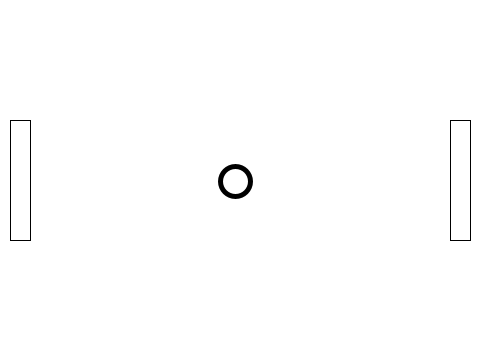
Frame 1 (no input)
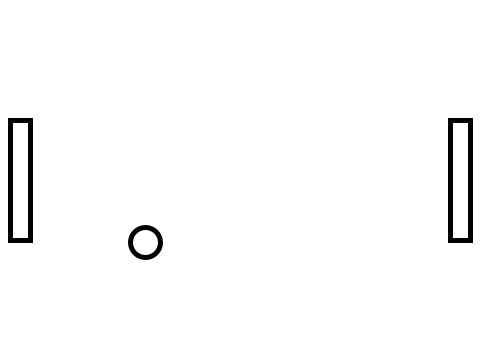
Frame 60 (the mouse pressed at the canvas centre just before this capture)
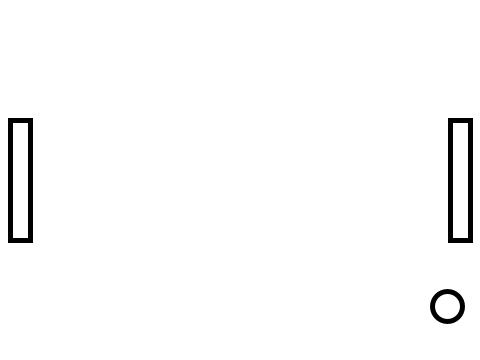
Frame 120 (the mouse held since frame 60 and released just before this capture)

The Processing sketch that drew these frames (run headless with seeded random() and noise(); from frame 60 on, the mouse is pressed at the canvas centre):

// Processing sketch: myPongWithPaddleMovableInteractiveBouncingVariableAngleExperime
// ── myPongWithPaddleMovableInteractiveBouncingVariableAngleExperime.pde
//myPongWithPaddleMovableInteractiveBouncingVariableAngleExperiment
        
    class Paddle {
        
        int x;
        int y;
        int w;
        int h;
        char up;
        char down;
                
        Paddle(int x_, int y_, int w_, int h_, char up_, char down_) {
            x = x_;
            y = y_;
            w = w_;
            h = h_;
            up = up_;
            down = down_;
        }
        
        //키보드를 누르면 위/아래로 움직입니다
        void update(char key) {
            if (key == up) {
                y -= 10;
                y = constrain(y, 0, height);
            }
            else if (key == down) {
                y += 10;
                y = constrain(y, 0, height - h);
            }
        }
        
        void display() {
            rect(x, y, w, h);
        }
    }
        
    class Ball {
        PVector location;
        PVector velocity;
        PVector acceleration;
        
        float radius = 15;
    
        Ball() {
            location = new PVector(width / 2, height / 2);
            velocity = PVector.random2D().mult(5);
            acceleration = new PVector(0, 0);
        }
        
        //공의 속도와 위치를 업데이트 합니다
        void move() {
            velocity.add(acceleration);
            location.add(velocity);
                
                
            //오른쪽 벽에 닿이면
            if (location.x > width - radius) {
                println("Ball reached right border.");
                println("Player one won the game!.");
                location = new PVector(width / 2, height / 2);
                //임의의 방향으로 새 게임을 시작합니다
                velocity = PVector.random2D().mult(5);
            }
            //왼쪽 벽에 닿이면
            else if (location.x < 0 + radius) {
                println("Ball reached right border.");
                println("Player two won the game!.");
                location = new PVector(width / 2, height / 2);
                //임의의 방향으로 새 게임을 시작합니다
                velocity = PVector.random2D().mult(5);
            }
            //아래쪽 바닥에 닿이면
            if (location.y > height - radius) {
                location.y = height - radius;
                velocity.y = - 1 * velocity.y;
            }
            //위쪽 천장에 닿이면
            else if (location.y < 0 + radius) {
                location.y = radius;
                velocity.y = - 1 * velocity.y;
            }
        }
        
        //paddle과 상호작용합니다
        void interactWith(Paddle p) {
            if (isColliding(p)) {
                println("incoming: " + degrees(velocity.heading()));
                float factor = map(abs(location.y - (p.y + p.h / 2)), 0, p.h / 2, 2, 1);
                if (velocity.heading() < 0) {
                  velocity = velocity.rotate(-PI - 2 * velocity.heading());
                }
                else {
                  velocity = velocity.rotate(PI - 2 * velocity.heading());
                }
                velocity.mult(1.03);
                println("reflecting: " + degrees(velocity.heading()));
            }
        }

        void display() {
            strokeWeight(5);
            ellipseMode(RADIUS);
            ellipse(location.x, location.y, radius, radius);
        }
        
        //공과 패들이 충돌하는지를 알려줍니다
        boolean isColliding(Paddle p) {
            //borders
            float left = p.x - radius;
            float right = p.x + p.w + radius;
            float top = p.y - radius;
            float bottom = p.y  + p.h + radius;
            if ((location.x > left) && (location.x < right) && (location.y > top) && (location.y < bottom)){
                return true;
            }
            else {
                return false;
            }
        }
    }
        
    Ball ball;
    Paddle left;
    Paddle right;
    
    void setup() {
        size(480, 360);
        smooth();
        background(255);
        ball = new Ball();
        left = new Paddle(10, 120, 20, 120, 'q', 'a');
        right = new Paddle(width - 10 - 20, 120, 20, 120, 'p', 'l');
    }
    
    void draw() {
        background(255);
        noFill();
        ball.interactWith(left);
        ball.interactWith(right);
        ball.move();
        
        if (ball.isColliding(left)) {
            fill(100);
            left.display();
            ball.display();
            noFill();
            right.display();
        }
        else if (ball.isColliding(right)) {
            fill(100);
            right.display();
            ball.display();
            noFill();
            left.display();
        }
        else {
            left.display();
            right.display();
            ball.display();
        }
    }
    
    void keyPressed() {
        left.update(key);
        right.update(key);
    }
